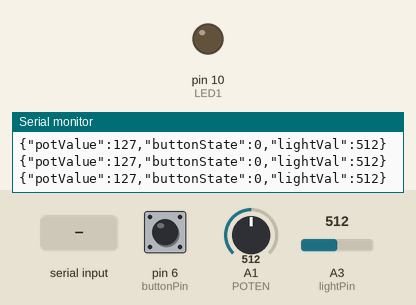
Recording of a sketch running on a simulated Arduino Uno, built with avr-gcc and run on an emulated ATmega328P. On the bench: output pins drawn as LEDs (lit = HIGH), the last lines printed to the serial monitor. Inputs (shaded band) come from the test bench; at power-on: A1 (POTEN) = 512, pin 6 (buttonPin) LOW, A3 (lightPin) = 512.

Above: at 1.2 s.
1.3 s: "ON\n" received over Serial
At 2.3 s:
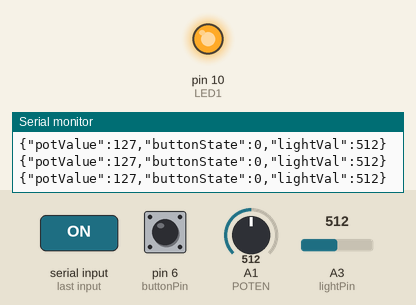
2.8 s: A1 (POTEN) set to 415
5.8 s: A1 (POTEN) set to 388
11.8 s: "OFF\n" received over Serial
At 13.2 s:
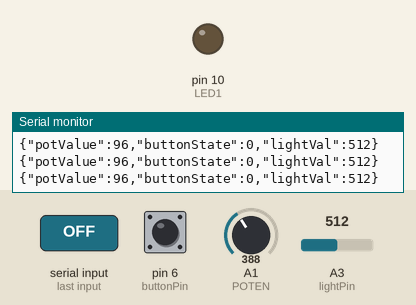
Timing chart, 0 to 14.8 s (numbered marks = the images above; inputs shaded):
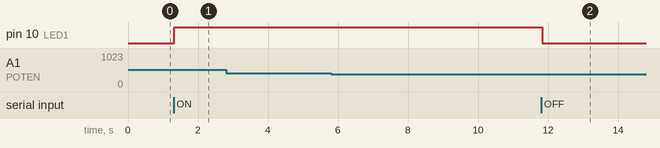

Measured:
- after the input at 1.3 s, pin 10 (LED1): LOW → HIGH at once
- after the input at 11.8 s, pin 10 (LED1): HIGH → LOW at once

The sketch:

serial-comunication.ino
```cpp
// ======== Pines ========
int LED1 = 10;        // LED controlado desde el backend
int POTEN = A1;       // Potenciómetro
int buttonPin = 6;    // Botón físico
int lightPin = A3;    // Fotocelda (LDR)

// ======== Variables ========
int potValue;
int dimmer;
int buttonRead;
int lightVal;
int dt = 100;

void setup() {
  Serial.begin(9600);

  pinMode(LED1, OUTPUT);
  pinMode(POTEN, INPUT);
  pinMode(buttonPin, INPUT);
  pinMode(lightPin, INPUT);
}

void loop() {
  // ======== LECTURAS ========
  potValue = analogRead(POTEN);
  dimmer = map(potValue, 0, 1023, 0, 255);

  buttonRead = digitalRead(buttonPin);
  lightVal = analogRead(lightPin);

  // ======== ENVÍO DE DATOS ========
  // Se envía un solo JSON con todos los valores
  String jsonString = "{\"potValue\":" + String(dimmer) +
                      ",\"buttonState\":" + String(buttonRead) +
                      ",\"lightVal\":" + String(lightVal) + "}";
  Serial.println(jsonString);

  // ======== COMANDOS DESDE BACKEND ========
  if (Serial.available() > 0) {
    String message = Serial.readStringUntil('\n');
    message.trim();

    if (message.equals("ON")) {
      digitalWrite(LED1, HIGH);
    } else if (message.equals("OFF")) {
      digitalWrite(LED1, LOW);
    }
  }

  delay(dt);
}
```
